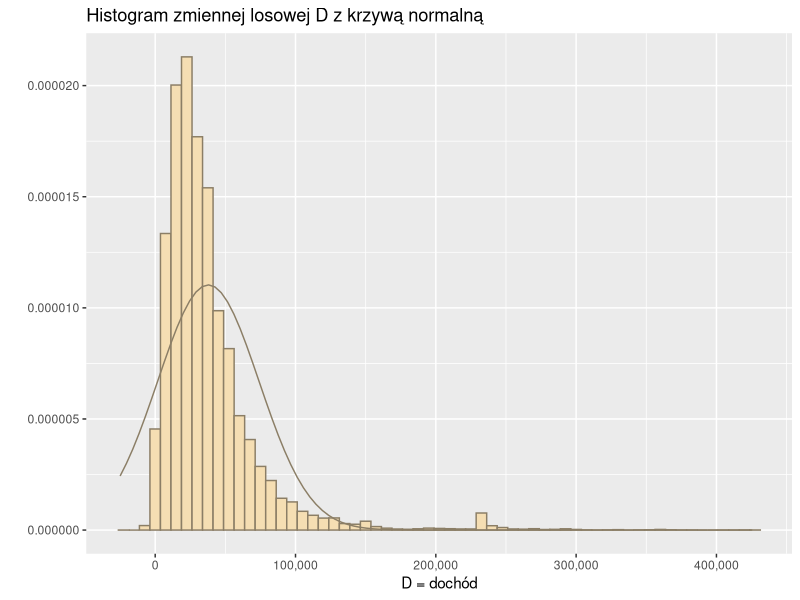
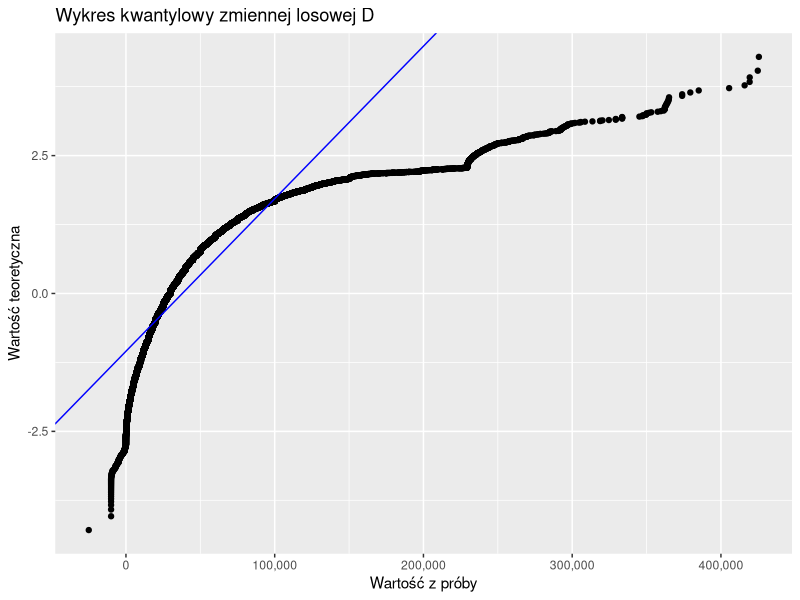
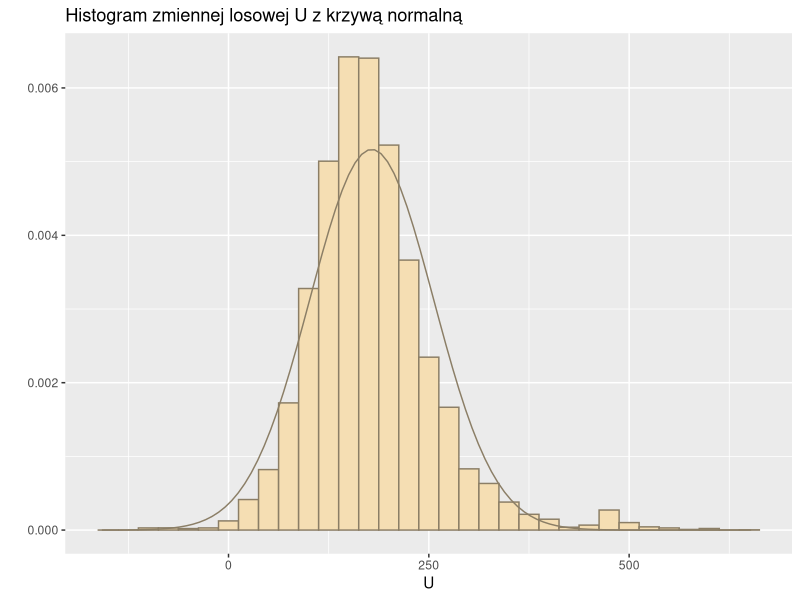
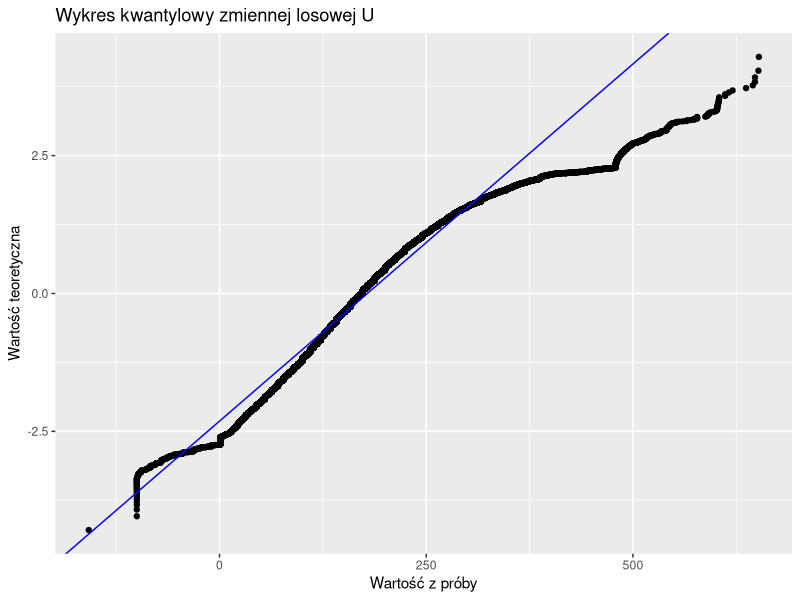

Reproduce these figures in R, in order.
## ---- chunk 1
knitr::opts_chunk$set(echo = TRUE)
## ---- chunk 2
data <- read.table('income.txt') #odczytanie pliku z folderu
colnames(data) = c('id', 'age', 'education', 'sex', 'salary', 'sector') #zmiana nazw kolumn dla większej czytelności
D = data$salary #zapisuję dochody jako zmienną D
MiD <- mean(D) #obliczam średnią, która jest również wartością oczekiwaną
SDD <- sd(D) #obliczam odchylenie standardowe
## ---- chunk 3
library(ggplot2) #biblioteka do tworzenia wykresów
library(scales) #biblioteka aby nie używać naukowego oznaczenia osi
library(ggpubr) #biblioteka do umieszczania kilku wykresów w sposób macierzowy

ggplot(data, aes(x=salary)) + #tworzę wykres, określam tabelę danych oraz oś x
  geom_histogram(aes(y=..density..), binwidth = 7500, color='wheat4', fill='wheat') + #wybieram szerokość słupków i kolor, a także zaznaczam, że chcę, żeby to był histogram gęstości
  stat_function(fun = dnorm, args = list(mean = mean(D), sd = sd(D)), col = "wheat4") + #dodaję krzywą normalną
  labs(title='Histogram zmiennej losowej D z krzywą normalną', x = 'D = dochód', y = '') + #nadaję tytuły osi oraz wykresu
  scale_x_continuous(labels=comma) + #usuwam notację naukową
  scale_y_continuous(labels=comma) #usuwam notację naukową również na osi y
## ---- chunk 4
D1 <- round(sum(D>=MiD - SDD & D<= MiD+SDD)/55899 * 100, digits=3) #wyznaczam procent elementów należących do zbioru dla k = 1
D2 <- round(sum(D>=MiD - 2 * SDD & D<= MiD+2*SDD)/55899 * 100, digits=3) #analogicznie dla k = 2
D3 <- round(sum(D>=MiD - 3*SDD & D<= MiD+3*SDD)/55899 * 100, digits=3) #oraz k = 3
## ---- chunk 5
ggplot(data.frame(y=D), aes(sample=y)) + #zapisuję zmienną losową D jako tabela danych oraz wybieram, że to z tej zmiennej losowej ma wyznaczać kwantyle
  geom_qq() + #tworzę qqplot
  labs(title = "Wykres kwantylowy zmiennej losowej D", y = "Wartość z próby", x = "Wartość teoretyczna") + #zmieniam nazwy osi
  scale_y_continuous(labels = comma) + #zmieniam skalę osi aby nie było notacji naukowej
  geom_abline(intercept = MiD, slope = SDD, color='blue') + #dodaję linię
  coord_flip() #zamieniam osie miejscami
## ---- chunk 6
U = ifelse(D<0, -sqrt(abs(D)), sqrt(abs(D))) #zapisuję zmienną losową U
MiU <- mean(U) #liczę średnią U jako jej wartość oczekiwaną
SDU <- sd(U) #liczę odchylenie standardowe U
## ---- chunk 7
ggplot() + #tworzę wykres
  aes(U) + #wybieram wektor z którego będą brane dane
  geom_histogram(aes(y=..density..), color='wheat4', fill='wheat', binwidth = 25) + #zaznaczam, że histogram ma być gęstości, zmieniam kolor i szerokość słupków
  stat_function(fun=dnorm, args = list(mean = MiU, sd = SDU), aes(x = ..x..), col = 'wheat4') + #dodaję krzywą normalną
  labs(title = "Histogram zmiennej losowej U z krzywą normalną", x = "U", y = ' ') + #zmieniam nazwy osi
  scale_x_continuous(labels = comma) + #ustalam aby żadna z osi nie pokazywała notacji naukowej
  scale_y_continuous(labels = comma)
## ---- chunk 8
U1 <-round(sum(U>=MiU - SDU & U<= MiU+SDU)/55899 * 100, digits=3) #analogicznie do zmiennej D
U2 <- round(sum(U>=MiU - 2 * SDU & U<= MiU+2*SDU)/55899 * 100, digits=3)
U3 <- round(sum(U>=MiU - 3*SDU & U<= MiU+3*SDU)/55899 * 100, digits=3)
## ---- chunk 9
ggplot(data.frame(y=U), aes(sample=y)) + #analogicznie do zmiennej D
  geom_qq() +
  geom_abline(intercept = MiU, slope = SDU, color='blue') +
  labs(title = "Wykres kwantylowy zmiennej losowej U", y = "Wartość z próby", x = "Wartość teoretyczna") +
  scale_y_continuous(labels = comma) +
  coord_flip()
## ---- chunk 10
MiUkw <- MiU ^ 2 #kwadrat wartości oczekiwanej zmiennej losowej U
MiU2 <- MiU ^ 2 + SDU ^ 2 #wartość oczekiwana kwadratu zmiennej losowej U
SDUkw <- SDU ^ 2 #kwadrat odchylenia standardowego
SDU2 <- sqrt(mean((U^2 - MiU2)^2)) #odchylenie standardowe kwadratu
## ---- chunk 11
A1 <- MiD - SDD #liczę krańce przedziału
A2 <- MiD + SDD
A3 <- sqrt(MiD - SDD) #pierwiastek tych krańców przedziału
A4 <- sqrt(MiD + SDD)
A5 <- (A3 - MiU)/SDU #standaryzacja
A6 <- (A4 - MiU)/SDU
B1 <- MiD - 2 *SDD #analogicznie
B2 <- MiD + 2 *SDD
B3 <- - sqrt(abs(B1))
B4 <- sqrt(B2)
B5 <- (B3 - MiU)/SDU
B6 <- (B4 - MiU)/SDU
C1 <- MiD - 3 *SDD
C2 <- MiD + 3 *SDD
C3 <- -sqrt(abs(C1))
C4 <- sqrt(C2)
C5 <- (C3 - MiU)/SDU
C6 <- (C4 - MiU)/SDU
